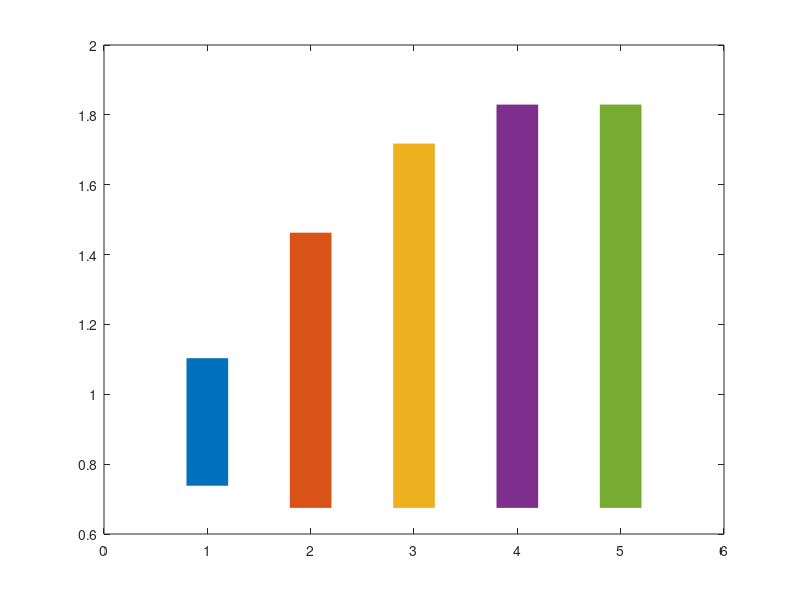

Here is the MATLAB script that generated this plot: (Note: this script raises an error after producing the figure.)
clear all
clc
%% Param
% G = 1.5:0.0001:1.63; 
% Gcon = [0.02 0.05 0.1 0.2 0.5 1];
% Gcon = [0.3 0.7];

load('F.mat')
F = F(1:1263);

load('PS1.mat')
G1 = PD(1:1263);
load('PS2.mat')
G2 = PD(1:1263);
load('PS3.mat')
G3 = PD(1:1263);
load('PS4.mat')
G4 = PD(1:1263);
load('PS5.mat')
G5 = PD(1:1263);
load('PS6.mat')
G6 = PD(1:1263);

load('PS7.mat')
G7 = PD(1:1263);
load('PS8.mat')
G8 = PD(1:1263);

%% Frequency

T1 = find(~isnan(G1));% 0.02
T2 = find(~isnan(G2));% 0.05
T3 = find(~isnan(G3));% 0.1
T4 = find(~isnan(G4));% 0.2

T5 = find(~isnan(G5));% 0.5
T6 = find(~isnan(G6));% 1

T7 = find(~isnan(G7));% 0.3 
T8 = find(~isnan(G8));% 0.7

% extract feasible frequency for each conneciton strength
F1 = F(T2); F2 = F(T3); F3 = F(T4); F4 = F(T7); F5 = F(T5); F6 = F(T8); F7 = F(T6);

B1 = [min(F1),max(F1)]; B2 = [min(F2),max(F2)]; B3 = [min(F3),max(F3)]; B4 = [min(F4),max(F4)];
B5 = [min(F5),max(F5)]; B6 = [min(F6),max(F6)]; B7 = [min(F7),max(F7)]; 

% bins = 1:7; 
% Bar = [B1;B2;B3;B4;B5;B6;B7];

bins = 1:5; 
Bar = [B1;B2;B3;B5;B7];

figure(1)
plot([bins; bins], Bar', 'LineWidth',30)

xlim([0 length(bins)+1])

ax = gca;
ax.FontSize = 13; 

% xticklabels({ '','G_c = 0.05', 'G_c = 0.1','G_c = 0.2','G_c = 0.3', 'G_c = 0.5', 'G_c = 0.7','G_c = 1'})
xticklabels({ '','G_c = 0.05', 'G_c = 0.1','G_c = 0.2', 'G_c = 0.5','G_c = 1'})
ylabel('Intrinsic frequency of the PF (Hz)')
set(gcf,'Position',[500 200 600 400])

%% Bar
% 
% B1 = [min(G2),max(G2)]; B2 = [min(G3),max(G3)]; B3 = [min(G4),max(G4)]; B4 = [min(G7),max(G7)];
% B5 = [min(G5),max(G5)]; B6 = [min(G8),max(G8)]; B7 = [min(G6),max(G6)]; 
% 
% % bins = 1:7; 
% % Bar = [B1;B2;B3;B4;B5;B6;B7];
% 
% bins = 1:5; 
% Bar = [B1;B2;B3;B5;B7];
% 
% figure(2)
% plot([bins; bins], Bar', 'LineWidth',30)
% 
% xlim([0 length(bins)+1])
% 
% ax = gca;
% ax.FontSize = 13; 
% 
% % xticklabels({ '','G_c = 0.05', 'G_c = 0.1','G_c = 0.2','G_c = 0.3', 'G_c = 0.5', 'G_c = 0.7','G_c = 1'})
% xticklabels({ '','G_c = 0.05', 'G_c = 0.1','G_c = 0.2', 'G_c = 0.5','G_c = 1'})
% ylabel('Phase shift between two layers (%)')
% set(gcf,'Position',[500 200 600 400])